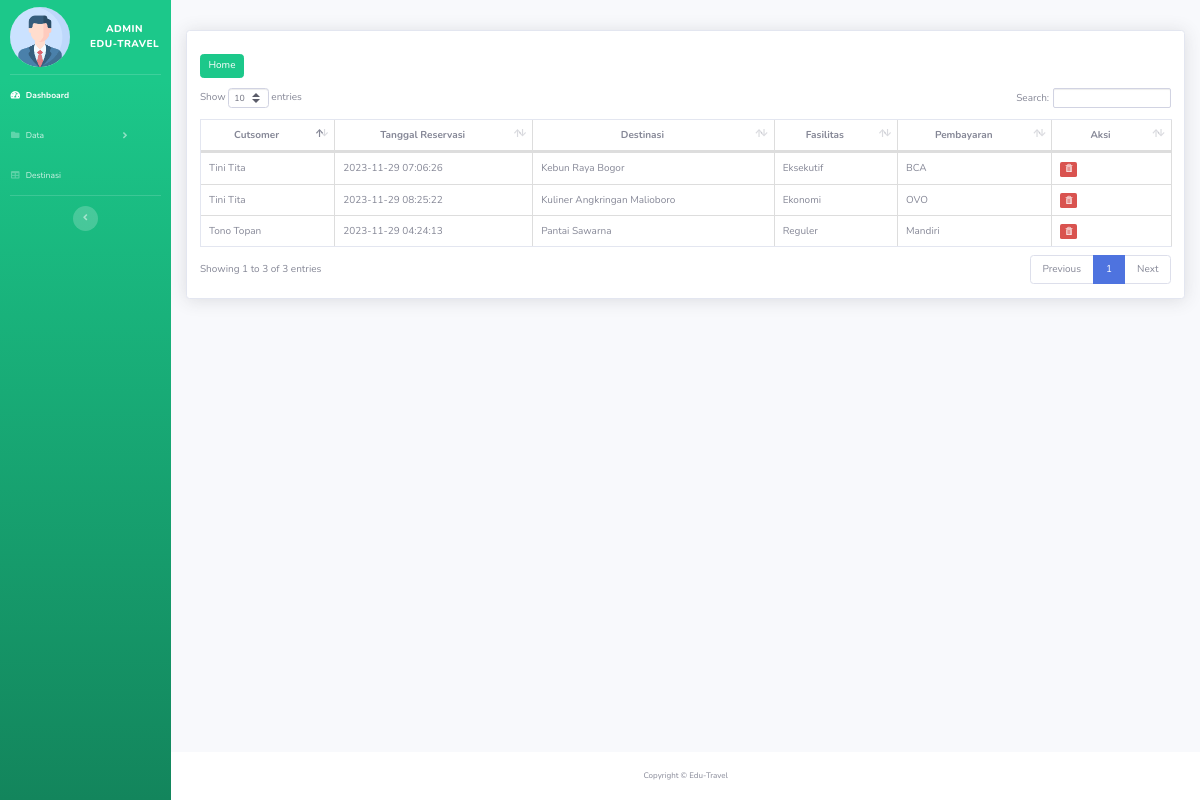
Page /travelling/admin_page/reservasi/reservasi.php (signed in) on the earlier database version.
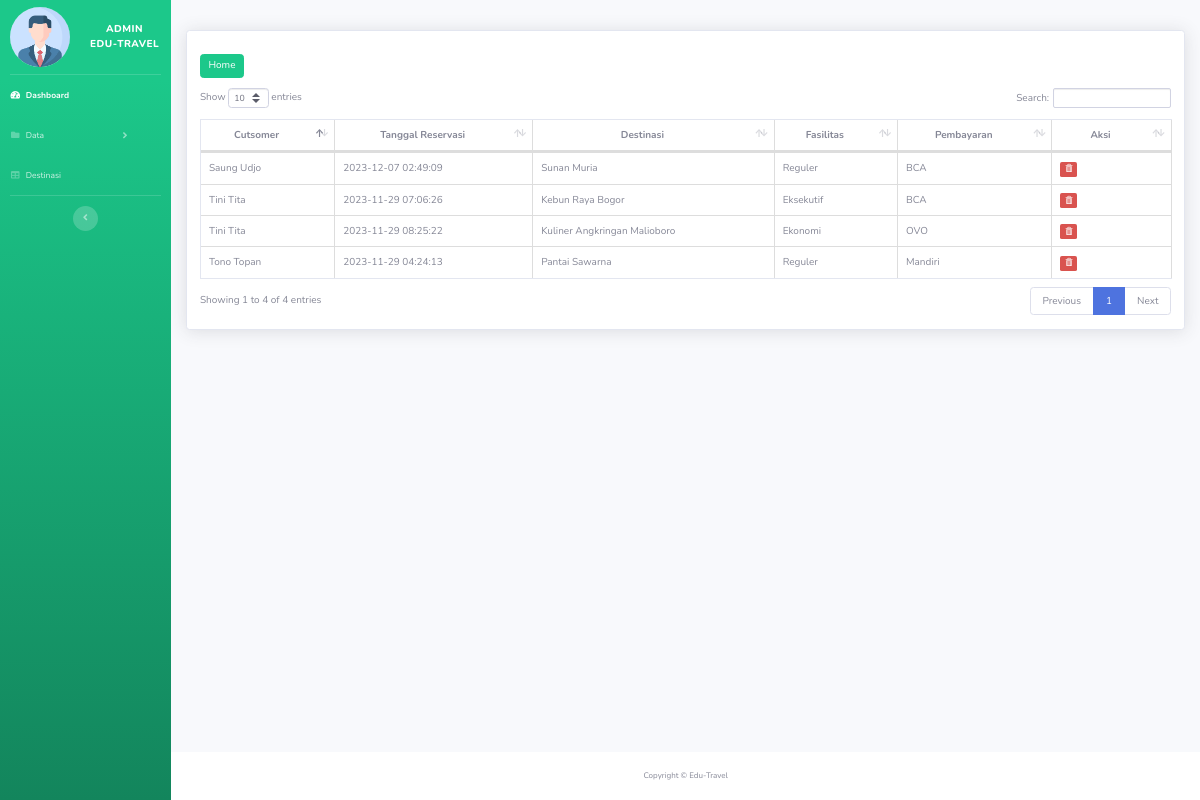
Same page on the later database version.
### tables this page shows
CREATE TABLE `reservasi` (
  `id_reservasi` int(11) NOT NULL,
  `id_customer` int(11) NOT NULL,
  `reservasi_tanggal` datetime NOT NULL,
  `id_destinasi` int(11) NOT NULL,
  `id_fasilitas` int(11) NOT NULL,
  `id_pembayaran` int(11) NOT NULL
);

CREATE TABLE `customer` (
  `id_customer` int(11) NOT NULL,
  `nama` varchar(50) NOT NULL,
  `email` varchar(50) NOT NULL,
  `telepon` varchar(13) NOT NULL
);

CREATE TABLE `destinasi` (
  `id_destinasi` int(11) NOT NULL,
  `nama_destinasi` varchar(100) NOT NULL,
  `gambar` text NOT NULL,
  `lokasi` varchar(250) NOT NULL,
  `harga` decimal(10,2) NOT NULL,
  `deskripsi` varchar(500) NOT NULL,
  `id_kategori` int(11) NOT NULL
);

CREATE TABLE `fasilitas` (
  `id_fasilitas` int(11) NOT NULL,
  `tipe` varchar(25) NOT NULL,
  `keterangan` varchar(500) NOT NULL
);

CREATE TABLE `pembayaran` (
  `id_pembayaran` int(11) NOT NULL,
  `metode` varchar(25) NOT NULL,
  `biaya_admin` int(11) NOT NULL
);

### travelling/admin_page/reservasi/reservasi.php (the view, shortened to what the changed rows need)
<!DOCTYPE html>
<html lang="en">
<head>
    <link href="../vendor/fontawesome-free/css/all.min.css" rel="stylesheet" type="text/css">
    <link rel="stylesheet" href="https://maxcdn.bootstrapcdn.com/bootstrap/3.4.1/css/bootstrap.min.css">
    <link href="../css/sb-admin-2.min.css" rel="stylesheet">
    <link href="../vendor/datatables/dataTables.bootstrap4.min.css" rel="stylesheet">
</head>
<body id="page-top">
    <div id="wrapper">
        <div id="content-wrapper" class="d-flex flex-column">
            <div id="content">
                <div class="container">
                    <div class="card shadow mb-4 mt-5">
                        <div class="card-body">
                            <div class="table-responsive">
                                <a class="btn btn-success" style="margin-bottom:10px; margin-top:10px"
                                    href="../index.php">Home</a>
                                <table class="table table-bordered" id="dataTable" width="100%" cellspacing="0">
                                    <thead>
                                        <tr style="text-align: center;">
                                            <th>Cutsomer</th>
                                            <th>Tanggal Reservasi</th>
                                            <th>Destinasi</th>
                                            <th>Fasilitas</th>
                                            <th>Pembayaran</th>
                                            <th style="width: 80px;">Aksi</th>
                                        </tr>
                                    </thead>
                                    <tbody>
                                        <?php
                                        require_once '../../koneksi.php';
                                        $sql = "SELECT r.id_reservasi, r.reservasi_tanggal, c.id_customer, c.nama, d.id_destinasi, d.nama_destinasi, f.id_fasilitas, f.tipe, p.id_pembayaran, p.metode FROM reservasi AS r JOIN customer AS c ON r.id_customer=c.id_customer JOIN destinasi AS d ON r.id_destinasi=d.id_destinasi JOIN fasilitas AS f ON r.id_fasilitas=f.id_fasilitas JOIN pembayaran AS p ON r.id_pembayaran=p.id_pembayaran";
                                        $query = mysqli_query($koneksi, $sql);
                                        while ($data = mysqli_fetch_array($query)) {
                                            ?>
                                            <tr>
                                                <td>
                                                    <?= $data['nama']; ?>
                                                </td>
                                                <td>
                                                    <?= $data['reservasi_tanggal']; ?>
                                                </td>
                                                <td>
                                                    <?= $data['nama_destinasi']; ?>
                                                </td>
                                                <td>
                                                    <?= $data['tipe']; ?>
                                                </td>
                                                <td>
                                                    <?= $data['metode']; ?>
                                                </td>
                                                <td>
                                                    <a href="hapus.php?id_reservasi=<?php echo $data["id_reservasi"] ?>"
                                                        class="label label-danger "> <span
                                                            class="glyphicon glyphicon-trash"></span>
                                                    </a>
                                                </td>
                                            </tr>
                                        <?php } ?>
                                    </tbody>
                                </table>
                            </div>
                        </div>
                    </div>
                </div>
            </div>
        </div>
    </div>
</body>
</html>

Differences in the rows shown:
added reservasi: id_customer.nama "Saung Udjo", reservasi_tanggal "2023-12-07 02:49:09", id_destinasi.nama_destinasi "Sunan Muria", id_fasilitas.tipe "Reguler", id_pembayaran.metode "BCA"
Other differences:
text written by a page script: "Show entries Search: Showing 1 to 3 of 3 entries Previous 1 Next" → "Show entries Search: Showing 1 to 4 of 4 entries Previous 1 Next"
